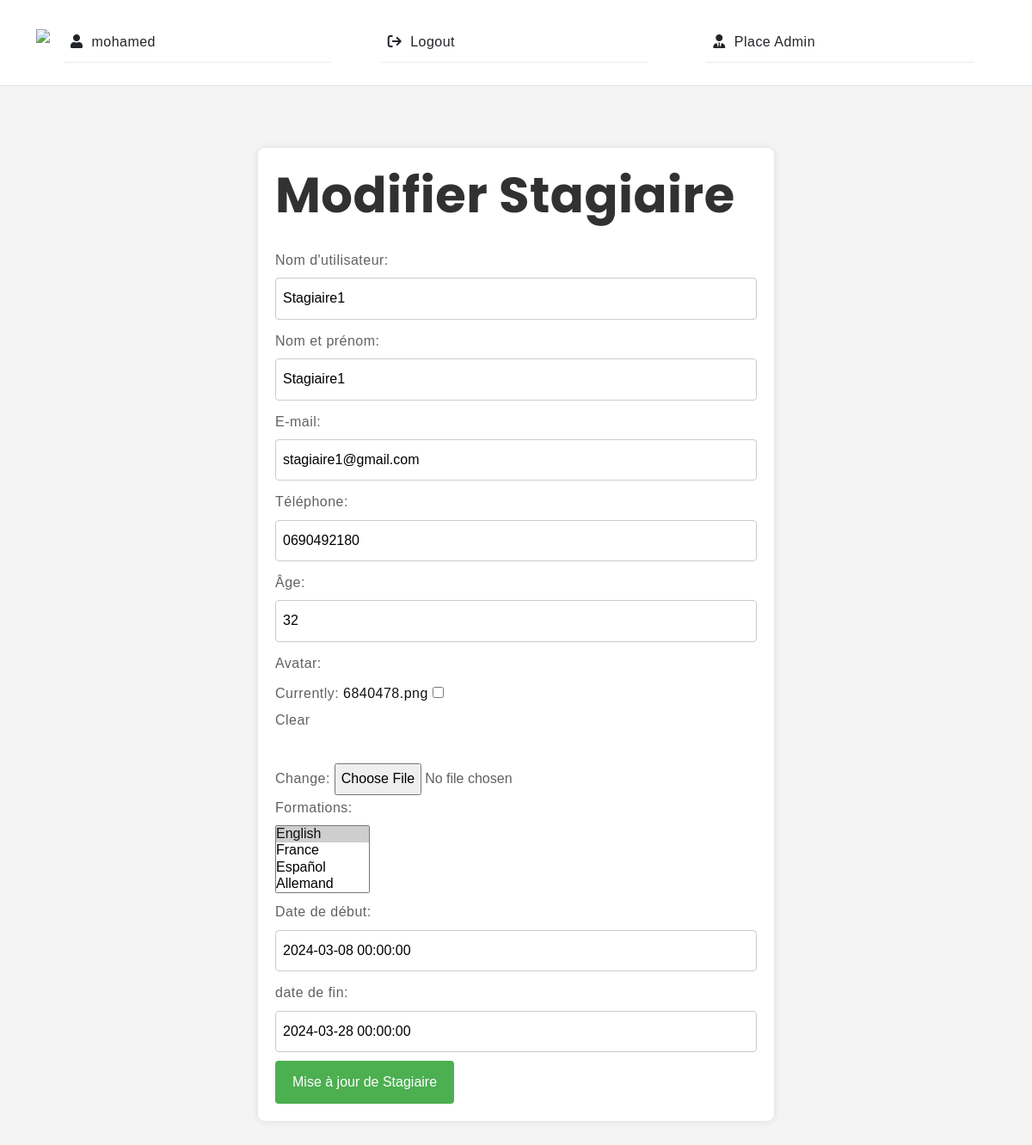
Before: /update_stagiaire/stagiaire1/ (signed in) with the older database file.
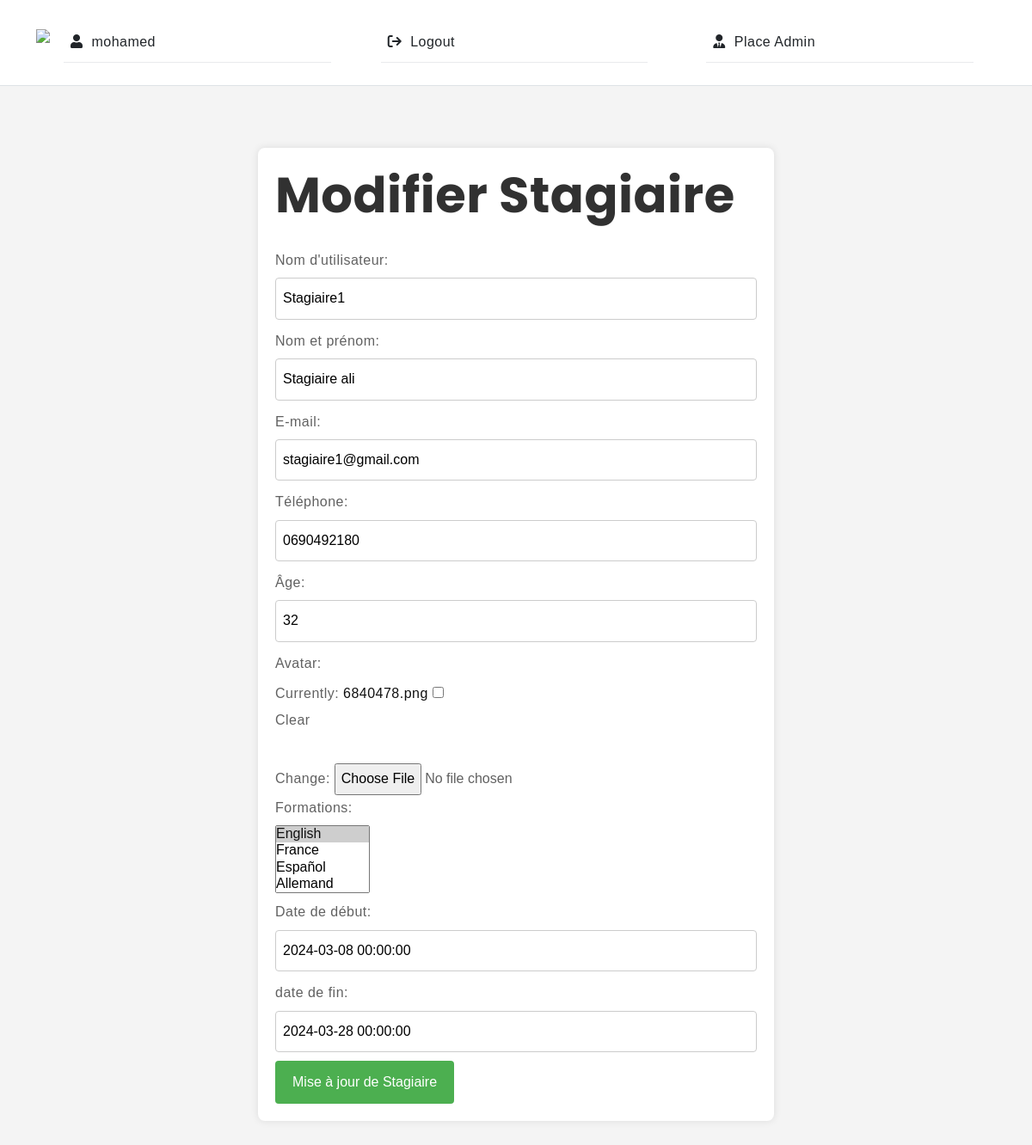
After: the same page with the newer database file.
### takouine/models.py (models this page shows, shortened)
class Stagiaire(models.Model):
    user = models.OneToOneField(User, null=True, on_delete=models.CASCADE)
    name = models.CharField(max_length=100, null=True, blank=True)
    email = models.EmailField(max_length=100, null=True, blank=True)
    phone = models.CharField(max_length=100, null=True, blank=True)
    age = models.CharField(max_length=100, null=True, blank=True)
    avatar = models.ImageField(null=True, blank=True)
    formations = models.ManyToManyField(Formation, blank=True)
    date_debut = models.DateTimeField(null=True, blank=True)
    date_fin = models.DateTimeField(null=True, blank=True)
    date_created = models.DateTimeField(auto_now_add=True, null=True, blank=True)
    stagiaireCode = models.CharField(max_length=100, null=True, blank=True, default=generate_stagiaire_code)
    slugStagiaire = models.SlugField(blank=True, null=True)

### takouine/decorators.py (the view)
        def wrapper_func(request , *args,**kwargs):
            group = None
            if request.user.groups.exists():
               group =  request.user.groups.all()[0].name
            if group in allowedGroups:
               return view_func(request , *args,**kwargs)
            else:
                return redirect('/')

### takouine/forms.py
class UserUpdateForm(UserChangeForm):
    class Meta:
        model = User
        fields = ['username','email']

class StagiaireFormUpdate(forms.ModelForm):
    class Meta:
        model = Stagiaire
        fields = ['name', 'phone', 'age', 'avatar', 'formations', 'date_debut', 'date_fin']

### takouine/models.py (called while the page is built)
    def __str__(self):
        return self.name

### takouine/templates/takouine/escpasAdminStagiaire/update_stagiaire.html (shortened to what this page needs)
{% extends "takouine/home.html" %}
{% load static %}
{% block content %}
<br>
<br>
</head>
<body>
    <div class="container">
        <h2>Modifier Stagiaire</h2>
        <form method="POST" enctype="multipart/form-data" class="form">
            <label for="id_username">Nom d'utilisateur:</label>
            {{ user_form.username }}
            <label for="id_name">Nom et prénom:</label>
            {{ stagiaire_form.name }}
            <label for="id_email">E-mail:</label>
            {{ user_form.email }}
            <label for="id_phone">Téléphone:</label>
            {{ stagiaire_form.phone }}
            <label for="id_age">Âge:</label>
            {{ stagiaire_form.age }}
            <label for="id_avatar">Avatar:</label>
            {{ stagiaire_form.avatar }}
            <label for="id_formations">Formations:</label>
            {{ stagiaire_form.formations }}
            <label for="id_date_debut">Date de début:</label>
            {{ stagiaire_form.date_debut }}
            <label for="id_date_fin">date de fin:</label>
            {{ stagiaire_form.date_fin }}
            <button type="submit">Mise à jour de Stagiaire</button>
        </form>
    </div>
</body>
{% endblock  %}

Changed rows visible on the page:
changed Stagiaire: name "Stagiaire1" → "Stagiaire ali"
